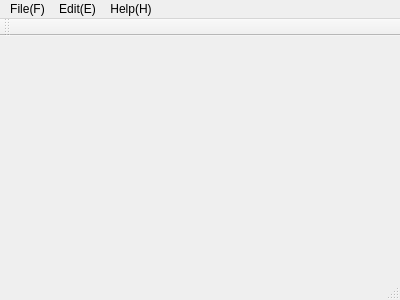
<?xml version="1.0" encoding="UTF-8"?>
<ui version="4.0">
 <class>MainWindow</class>
 <widget class="QMainWindow" name="MainWindow">
  <property name="geometry">
   <rect>
    <x>0</x>
    <y>0</y>
    <width>400</width>
    <height>300</height>
   </rect>
  </property>
  <property name="windowTitle">
   <string>MainWindow</string>
  </property>
  <widget class="QWidget" name="centralWidget"/>
  <widget class="QMenuBar" name="menuBar">
   <property name="geometry">
    <rect>
     <x>0</x>
     <y>0</y>
     <width>400</width>
     <height>23</height>
    </rect>
   </property>
   <widget class="QMenu" name="menuFile_F">
    <property name="title">
     <string>File(F)</string>
    </property>
    <addaction name="actionopen_O"/>
    <addaction name="actionsave_S"/>
    <addaction name="actionsaveAs_A"/>
    <addaction name="actionexit_X"/>
   </widget>
   <widget class="QMenu" name="menuEdit_E">
    <property name="title">
     <string>Edit(E)</string>
    </property>
    <addaction name="actionsyntaxTree"/>
    <addaction name="actionsymbolTab"/>
    <addaction name="actioncodeGen"/>
   </widget>
   <widget class="QMenu" name="menuHelp_H">
    <property name="title">
     <string>Help(H)</string>
    </property>
    <addaction name="actionabout"/>
   </widget>
   <addaction name="menuFile_F"/>
   <addaction name="menuEdit_E"/>
   <addaction name="menuHelp_H"/>
  </widget>
  <widget class="QToolBar" name="mainToolBar">
   <attribute name="toolBarArea">
    <enum>TopToolBarArea</enum>
   </attribute>
   <attribute name="toolBarBreak">
    <bool>false</bool>
   </attribute>
  </widget>
  <widget class="QStatusBar" name="statusBar"/>
  <action name="actionopen_O">
   <property name="text">
    <string>open(O)</string>
   </property>
  </action>
  <action name="actionsave_S">
   <property name="text">
    <string>save(S)</string>
   </property>
  </action>
  <action name="actionsaveAs_A">
   <property name="text">
    <string>saveAs(A)</string>
   </property>
  </action>
  <action name="actionexit_X">
   <property name="text">
    <string>exit(X)</string>
   </property>
  </action>
  <action name="actionsyntaxTree">
   <property name="text">
    <string>syntaxTree</string>
   </property>
  </action>
  <action name="actionsymbolTab">
   <property name="text">
    <string>symbolTab</string>
   </property>
  </action>
  <action name="actioncodeGen">
   <property name="text">
    <string>codeGen</string>
   </property>
  </action>
  <action name="actionabout">
   <property name="text">
    <string>about</string>
   </property>
  </action>
 </widget>
 <layoutdefault spacing="6" margin="11"/>
 <resources/>
 <connections/>
</ui>
